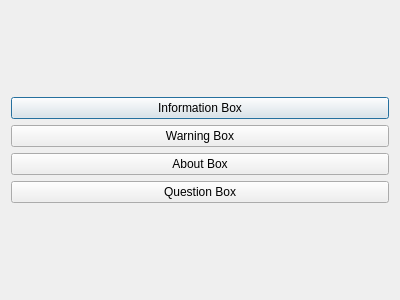
<?xml version="1.0" encoding="UTF-8"?>
<ui version="4.0">
 <class>Dialog</class>
 <widget class="QDialog" name="Dialog">
  <property name="geometry">
   <rect>
    <x>0</x>
    <y>0</y>
    <width>400</width>
    <height>300</height>
   </rect>
  </property>
  <property name="windowTitle">
   <string>Dialog</string>
  </property>
  <layout class="QVBoxLayout" name="verticalLayout_2">
   <item>
    <layout class="QVBoxLayout" name="verticalLayout">
     <item>
      <widget class="QPushButton" name="pushButton">
       <property name="text">
        <string>Information Box</string>
       </property>
      </widget>
     </item>
     <item>
      <widget class="QPushButton" name="pushButton_4">
       <property name="text">
        <string>Warning Box</string>
       </property>
      </widget>
     </item>
     <item>
      <widget class="QPushButton" name="pushButton_3">
       <property name="text">
        <string>About Box</string>
       </property>
      </widget>
     </item>
     <item>
      <widget class="QPushButton" name="pushButton_2">
       <property name="text">
        <string>Question Box</string>
       </property>
      </widget>
     </item>
    </layout>
   </item>
  </layout>
 </widget>
 <layoutdefault spacing="6" margin="11"/>
 <resources/>
 <connections/>
</ui>
